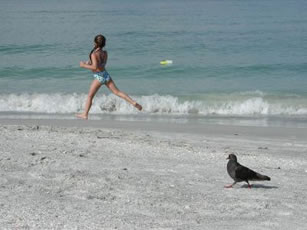
%> input picture 7/dataset/Beach.jpg, 307 x 230 px
$ octave objectRemoval.m   (GNU Octave 9; MATLAB toolbox functions it lacks are replaced by stand-ins)
%> lines starting %> are read from the running program, lines starting %| are printed output that depends on the picture; in (x1, y1, x2, y2) boxes, pixels count from 0 and x2, y2 are one past the last pixel; in counts of white or black regions, pixels touching at a corner belong together; the program's own positions count from 1
### 7/seamCarvingAlgo/energyRGBRemove.m
function res = energyRGBRemove(I)

    res = 0;
    for i = 1:3,
        res = res + abs(imfilter(I(:, :, i), [-1,0,1], 'replicate')) + abs(imfilter(I(:, :, i), [-1;0;1], 'replicate'));
    end
    res(I(:,:,1)==0) = -1000;
end

### 7/seamCarvingAlgo/findTransportMatrixRemover.m
function [T, transBitMask] = findTransportMatrixRemover(sizeReduction, image)


    T = zeros(sizeReduction(1) + 1, sizeReduction(2) + 1, 'double');
    transBitMask = ones(size(T)) * -1;

    % fill in borders
    imageNoRow = image;
    for i = 2 : size(T, 1)
        energy = energyRGBRemove(imageNoRow);
        [optSeamMask, seamEnergyRow] = findOptSeam(energy');
        imageNoRow = reduceImageByMask(imageNoRow, optSeamMask, 0);
        transBitMask(i, 1) = 0;

        T(i, 1) = T(i - 1, 1) + seamEnergyRow;
    end;

    imageNoColumn = image;
    for j = 2 : size(T, 2)
        energy = energyRGBRemove(imageNoColumn);
        [optSeamMask, seamEnergyColumn] = findOptSeam(energy);
        imageNoColumn = reduceImageByMask(imageNoColumn, optSeamMask, 1);
        transBitMask(1, j) = 1;

        T(1, j) = T(1, j - 1) + seamEnergyColumn;
    end;

    % on the borders, just remove one column and one row before proceeding
    energy = energyRGBRemove(image);
    [optSeamMask, seamEnergyRow] = findOptSeam(energy');
    image = reduceImageByMask(image, optSeamMask, 0);

    energy = energyRGBRemove(image);
    [optSeamMask, seamEnergyColumn] = findOptSeam(energy);
    image = reduceImageByMask(image, optSeamMask, 1);

    % fill in internal part
    for i = 2 : size(T, 1)

        imageWithoutRow = image; % copy for deleting columns

        for j = 2 : size(T, 2)
            energy = energyRGBRemove(imageWithoutRow);

            [optSeamMaskRow, seamEnergyRow] = findOptSeam(energy');
            imageNoRow = reduceImageByMask(imageWithoutRow, optSeamMaskRow, 0);

            [optSeamMaskColumn, seamEnergyColumn] = findOptSeam(energy);
            imageNoColumn = reduceImageByMask(imageWithoutRow, optSeamMaskColumn, 1);

            neighbors = [(T(i - 1, j) + seamEnergyRow) (T(i, j - 1) + seamEnergyColumn)];
            [val, ind] = min(neighbors);

            T(i, j) = val;
            transBitMask(i, j) = ind - 1;

            % move from left to right
            imageWithoutRow = imageNoColumn;
        end;

        energy = energyRGBRemove(image);
        [optSeamMaskRow, seamEnergyRow] = findOptSeam(energy');
         % move from top to bottom
        image = reduceImageByMask(image, optSeamMaskRow, 0);
    end;

end

### 7/seamCarvingAlgo/findOptSeam.m
function [optSeamMask, seamEnergy] = findOptSeam(energy)


    % find M for vertical seams
    % for vertical - use I`
    M = padarray(energy, [0 1], realmax('double')); % to avoid handling border elements

    sz = size(M);
    for i = 2 : sz(1)
        for j = 2 : (sz(2) - 1)
            neighbors = [M(i - 1, j - 1) M(i - 1, j) M(i - 1, j + 1)];
            M(i, j) = M(i, j) + min(neighbors);
        end
    end

    % find the min element in the last raw
    [val, indJ] = min(M(sz(1), :));
    seamEnergy = val;

    optSeamMask = zeros(size(energy), 'uint8');

    %go backward and save (i, j)
    for i = sz(1) : -1 : 2
        optSeamMask(i, indJ - 1) = 1;
        neighbors = [M(i - 1, indJ - 1) M(i - 1, indJ) M(i - 1, indJ + 1)];
        [val, indIncr] = min(neighbors);

        seamEnergy = seamEnergy + val;

        indJ = indJ + (indIncr - 2); % (x - 2): [1,2]->[-1,1]]
    end


    optSeamMask(1, indJ - 1) = 1;
    optSeamMask = ~optSeamMask;

end

### 7/seamCarvingAlgo/reduceImageByMask.m
function imageReduced = reduceImageByMask( image, seamMask, isVerical )

    if (isVerical)
        imageReduced = zeros(size(image, 1), size(image, 2) - 1, size(image, 3));
        for i = 1 : size(seamMask, 1),
            for k= 1:3,
                imageReduced(i, :, k) = image(i, seamMask(i, :), k);
            end
        end
    else
        seamMask = seamMask';
        imageReduced = zeros(size(image, 1) - 1, size(image, 2), size(image, 3));
        for j = 1 : size(seamMask, 2),

            imageReduced(:, j, 1) = image(seamMask(:, j), j, 1);
            imageReduced(:, j, 2) = image(seamMask(:, j), j, 2);
            imageReduced(:, j, 3) = image(seamMask(:, j), j, 3);
        end
    end;
end

### 7/seamCarvingAlgo/seamCarvingRemove.m
function image = seamCarvingRemove(sizeReduction, image)
    if (sizeReduction == 0)
        return;
    end;
    [T, transBitMask] = findTransportMatrixRemover(sizeReduction, image);
    image = DeleteSeams(transBitMask, sizeReduction, image, @reduceImageByMask);
end

### 7/objectRemoval.m
im = im2double(imread('Beach.jpg'));
temp = imread('pigeonMask.jpg');
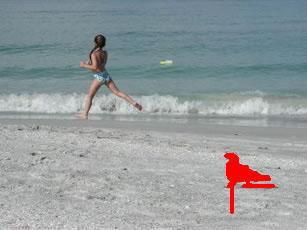
%> input picture 7/dataset/pigeonMask.jpg, 307 x 230 px
%> temp is the input picture: size 230x307x3 uint8; mean R, G, B 147.6, 155, 156.9
temp = im2double(temp(:,:,1));
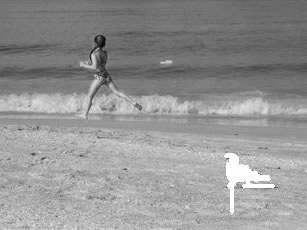
%> temp: size 230x307 double; min 0, max 1, mean 0.579
temp(temp>220) = -1000;
temp(temp>0) = 255;
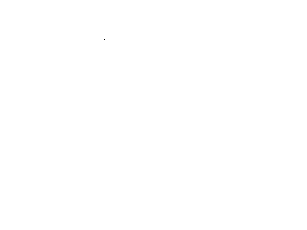
%> temp: size 230x307 double; 100% white; black in thin lines or dots, all inside (x1, y1, x2, y2) = (104, 39, 105, 40)
mask = im2double(temp);

%% Process too slow
im = cat(3,im(:,:,1).*mask,im(:,:,2).*mask,im(:,:,3).*mask);

newSize = [size(im, 1) - 60, size(im, 2) - 80];
%> newSize = [170 227]
%Reduce the image
fprintf('Reducing the image\n');
image = seamCarvingRemove(newSize, im);
%> (the run ends here)
